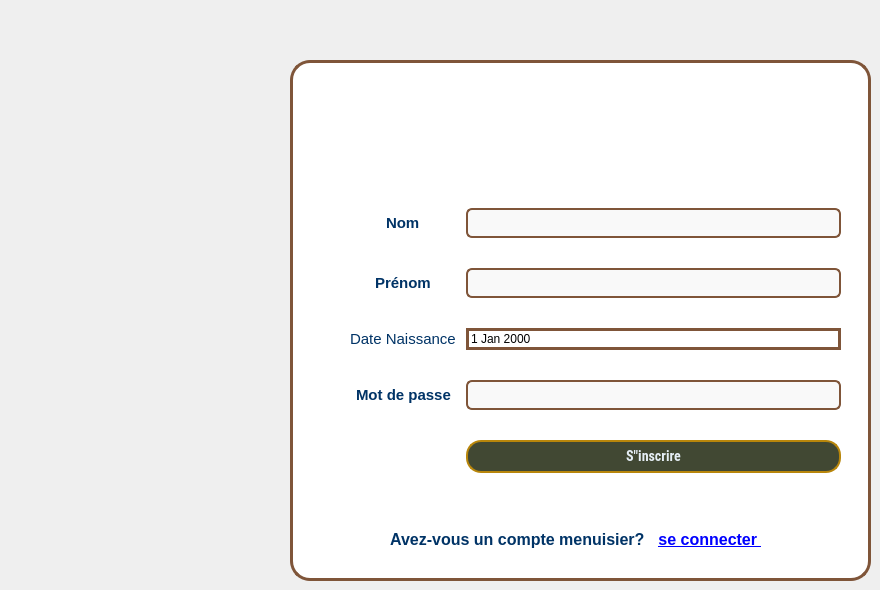
    <widget class="QWidget" name="CreateAccountPage">
     <widget class="QFrame" name="frame_17">
      <property name="geometry">
       <rect>
        <x>290</x>
        <y>60</y>
        <width>581</width>
        <height>521</height>
       </rect>
      </property>
      <property name="styleSheet">
       <string notr="true">QFrame {
	color: rgb(0, 51, 102);
    border: 3px solid #7F5539;   /* Bleu roi (Royal Blue) */
    border-radius: 20px;
    font-family: &quot;Roboto Condensed&quot;;
    background-color: white;
}
QLabel {
 border: 3px solid white; 
    font-weight: 500;   /* un peu plus épais que normal */
    font-size: 15px;
}</string>
      </property>
      <property name="frameShape">
       <enum>QFrame::Shape::StyledPanel</enum>
      </property>
      <property name="frameShadow">
       <enum>QFrame::Shadow::Raised</enum>
      </property>
      <widget class="QLabel" name="label_4">
       <property name="geometry">
        <rect>
         <x>230</x>
         <y>10</y>
         <width>141</width>
         <height>141</height>
        </rect>
       </property>
       <property name="styleSheet">
        <string notr="true">image: url(:/images/wood-removebg-preview.png);</string>
       </property>
       <property name="text">
        <string/>
       </property>
       <property name="scaledContents">
        <bool>true</bool>
       </property>
      </widget>
      <widget class="QWidget" name="formWidget_5" native="true">
       <property name="geometry">
        <rect>
         <x>40</x>
         <y>90</y>
         <width>531</width>
         <height>361</height>
        </rect>
       </property>
       <property name="styleSheet">
        <string notr="true">background-color:transparent;
border:0px solid;</string>
       </property>
       <layout class="QFormLayout" name="formLayout_9">
        <property name="fieldGrowthPolicy">
         <enum>QFormLayout::FieldGrowthPolicy::AllNonFixedFieldsGrow</enum>
        </property>
        <property name="rowWrapPolicy">
         <enum>QFormLayout::RowWrapPolicy::DontWrapRows</enum>
        </property>
        <property name="labelAlignment">
         <set>Qt::AlignmentFlag::AlignCenter</set>
        </property>
        <property name="formAlignment">
         <set>Qt::AlignmentFlag::AlignCenter</set>
        </property>
        <property name="horizontalSpacing">
         <number>10</number>
        </property>
        <property name="verticalSpacing">
         <number>30</number>
        </property>
        <property name="leftMargin">
         <number>20</number>
        </property>
        <property name="topMargin">
         <number>40</number>
        </property>
        <property name="rightMargin">
         <number>20</number>
        </property>
        <property name="bottomMargin">
         <number>20</number>
        </property>
        <item row="0" column="0">
         <widget class="QLabel" name="LType_9">
          <property name="styleSheet">
           <string notr="true"/>
          </property>
          <property name="text">
           <string>Nom</string>
          </property>
         </widget>
        </item>
        <item row="0" column="1">
         <widget class="QLineEdit" name="NomMenuisier">
          <property name="styleSheet">
           <string notr="true">QLineEdit {
    border: 2px solid #7F5539
;   /* Gris doux */
    border-radius: 6px;
    padding: 4px 8px;
    background: #f9f9f9;         /* Fond légèrement gris clair */
    selection-background-color: #d4af37;  /* Sélection en doré, petit rappel chic */
    font-size: 14px;
}
QLineEdit:focus {
    border: 2px solid #4169E1;   /* Gris un peu plus foncé quand focus */
    background: #ffffff;
}
</string>
          </property>
         </widget>
        </item>
        <item row="1" column="0">
         <widget class="QLabel" name="LType_19">
          <property name="styleSheet">
           <string notr="true"/>
          </property>
          <property name="text">
           <string>Prénom</string>
          </property>
         </widget>
        </item>
        <item row="1" column="1">
         <widget class="QLineEdit" name="PrenomMenuisier">
          <property name="styleSheet">
           <string notr="true">QLineEdit {
    border: 2px solid #7F5539
;   /* Gris doux */
    border-radius: 6px;
    padding: 4px 8px;
    background: #f9f9f9;         /* Fond légèrement gris clair */
    selection-background-color: #d4af37;  /* Sélection en doré, petit rappel chic */
    font-size: 14px;
}
QLineEdit:focus {
    border: 2px solid #4169E1;   /* Gris un peu plus foncé quand focus */
    background: #ffffff;
}
</string>
          </property>
         </widget>
        </item>
        <item row="3" column="0">
         <widget class="QLabel" name="LEffectif_7">
          <property name="text">
           <string>Mot de passe</string>
          </property>
         </widget>
        </item>
        <item row="3" column="1">
         <widget class="QLineEdit" name="MdpMenuisiser">
          <property name="styleSheet">
           <string notr="true">QLineEdit {
    border: 2px solid #7F5539
;   /* Gris doux */
    border-radius: 6px;
    padding: 4px 8px;
    background: #f9f9f9;         /* Fond légèrement gris clair */
    selection-background-color: #d4af37;  /* Sélection en doré, petit rappel chic */
    font-size: 14px;
}
QLineEdit:focus {
    border: 2px solid #4169E1;   /* Gris un peu plus foncé quand focus */
    background: #ffffff;
}
</string>
          </property>
          <property name="echoMode">
           <enum>QLineEdit::EchoMode::Password</enum>
          </property>
         </widget>
        </item>
        <item row="4" column="1">
         <widget class="QPushButton" name="InscriptionEmploye">
          <property name="font">
           <font>
            <family>Roboto Condensed</family>
            <pointsize>-1</pointsize>
            <bold>true</bold>
           </font>
          </property>
          <property name="styleSheet">
           <string notr="true">QPushButton {
    background-color: #414833;   /* Or brillant */
    color: #E5EEF5;
    font-weight: bold;
    font-size: 14px;
    border-radius: 15px;
    padding: 6px 15px;
    font-family: &quot;Roboto Condensed&quot;;
    border: 2px solid #b8860b;   /* Or foncé */
}
QPushButton:hover {
          background-color: #656D4A;
          border: 2px solid #656D4A;
 }
</string>
          </property>
          <property name="text">
           <string>S&quot;inscrire</string>
          </property>
         </widget>
        </item>
        <item row="2" column="0">
         <widget class="QLabel" name="LAdresse_10">
          <property name="styleSheet">
           <string notr="true">font: 600 11pt &quot;Ubuntu Sans&quot;;</string>
          </property>
          <property name="text">
           <string>&lt;html&gt;&lt;head/&gt;&lt;body&gt;&lt;p&gt;&lt;span style=&quot; font-weight:400;&quot;&gt;Date Naissance&lt;/span&gt;&lt;/p&gt;&lt;/body&gt;&lt;/html&gt;</string>
          </property>
         </widget>
        </item>
        <item row="2" column="1">
         <widget class="QDateEdit" name="DateNaissanceMenuisier">
          <property name="styleSheet">
           <string notr="true">border: 3px solid #7F5539;</string>
          </property>
         </widget>
        </item>
       </layout>
      </widget>
      <widget class="QFrame" name="horizontalFrame">
       <property name="geometry">
        <rect>
         <x>10</x>
         <y>449</y>
         <width>561</width>
         <height>61</height>
        </rect>
       </property>
       <property name="styleSheet">
        <string notr="true">border:0px solid;</string>
       </property>
       <layout class="QHBoxLayout" name="horizontalLayout">
        <property name="spacing">
         <number>0</number>
        </property>
        <property name="leftMargin">
         <number>90</number>
        </property>
        <property name="rightMargin">
         <number>90</number>
        </property>
        <item>
         <widget class="QLabel" name="label_5">
          <property name="text">
           <string>&lt;html&gt;&lt;head/&gt;&lt;body&gt;&lt;p align=&quot;center&quot;&gt;&lt;span style=&quot; font-size:12pt; font-weight:700;&quot;&gt;Avez-vous un compte menuisier? &lt;/span&gt;&lt;/p&gt;&lt;/body&gt;&lt;/html&gt;</string>
          </property>
         </widget>
        </item>
        <item>
         <widget class="QLabel" name="ConnectionLink">
          <property name="text">
           <string>&lt;html&gt;&lt;head/&gt;&lt;body&gt;&lt;p align=&quot;center&quot;&gt;&lt;span style=&quot; font-size:12pt; font-weight:700; text-decoration: underline;&quot;&gt;
&lt;a href=&quot;loginPage&quot;&gt;se connecter&lt;a/&gt;
&lt;/span&gt;&lt;/p&gt;&lt;/body&gt;&lt;/html&gt;</string>
          </property>
         </widget>
        </item>
       </layout>
      </widget>
     </widget>
    </widget>
